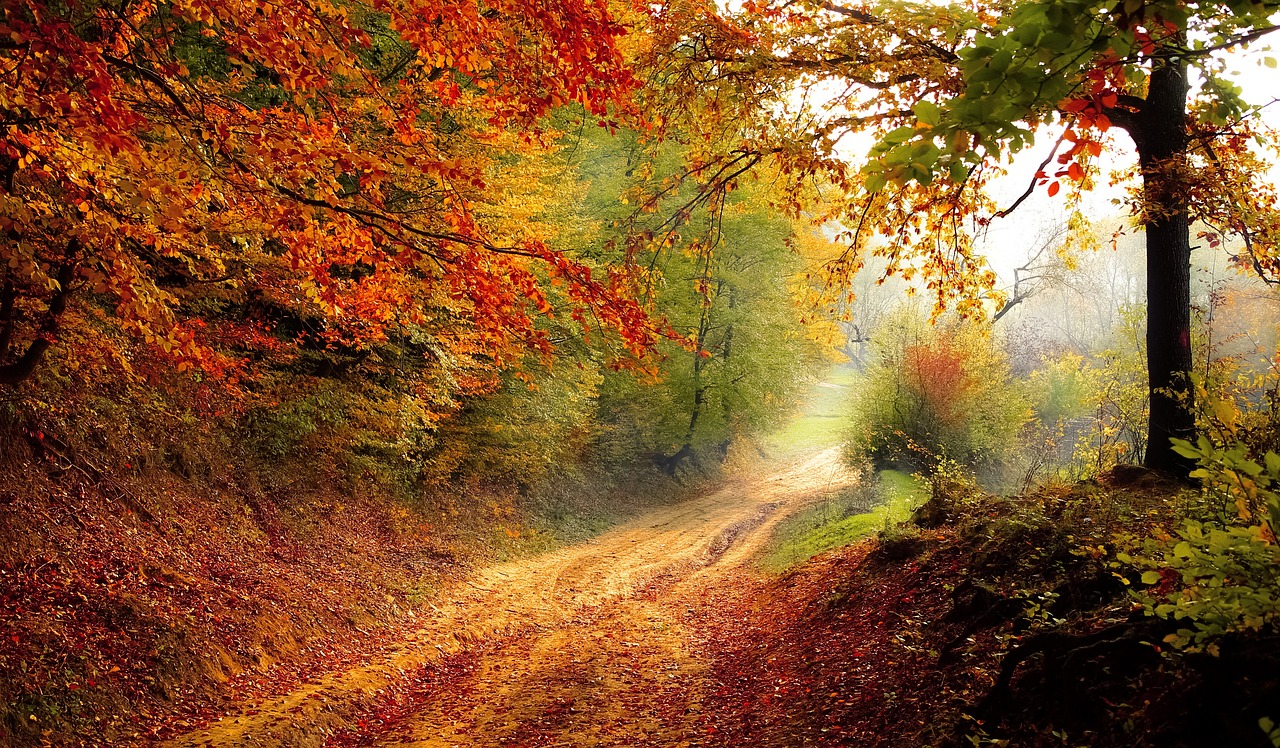
#> input picture PCA Assignment 1/test_image.jpg, 1280 x 748 px, found by its file name
$ jupyter execute --allow-errors 'PCA implementation.ipynb'
#> lines starting #> are read from the running program, lines starting #| are printed output that depends on the picture
## Importing important libraries :

[cell 1]
import numpy as np
from PIL import Image
import matplotlib.pyplot as plt
from sklearn.datasets import fetch_lfw_people

## (1) PCA from scratch :

[cell 2]
class PCA:
    def __init__(self, n_components):
        self.n_components = n_components

    def fit(self, data):
        # Center the data by subtracting the mean
        num_images, num_pixels = data.shape
        self.mean = np.mean(data, axis=0)
        centered_data = data - self.mean

        # Calculate the covariance matrix
        cov_matrix = np.cov(centered_data, rowvar=False)

        # Compute the eigenvalues and eigenvectors
        eigenvalues, eigenvectors = np.linalg.eigh(cov_matrix)

        # Sort eigenvalues and eigenvectors in descending order
        sorted_indices = np.argsort(eigenvalues)[::-1]  # This line calculates the indices that would sort the eigenvalues in ascending order and then reverses the order
        self.eigenvalues = eigenvalues[sorted_indices]
        self.eigenvectors = eigenvectors[:, sorted_indices]

        # Select the top n_components eigenvectors
        self.components = self.eigenvectors[:, :self.n_components]

    def compress(self, data):
        centered_data = data - self.mean
        compressed_data = np.dot(centered_data, self.components)
        return compressed_data

    def decompress(self, compressed_data):
        decompressed_data = np.dot(compressed_data, self.components.T) + self.mean
        return decompressed_data

## Gray Scale image

[cell 3]
# Open the image
test_image_1 = Image.open('/content/sample_data/test_image.jpg')
#> test_image_1 is the input picture: PIL image 1280x748 RGB; mean R, G, B 132.5, 86.5, 45.1

# Define the new size you want for the image
new_size = (700, 700)

# Resize the image
test_image_1 = test_image_1.resize(new_size)
#> test_image_1: PIL image 700x700 RGB

# Convert the resized image to grayscale
grayscale_image = test_image_1.convert('L')
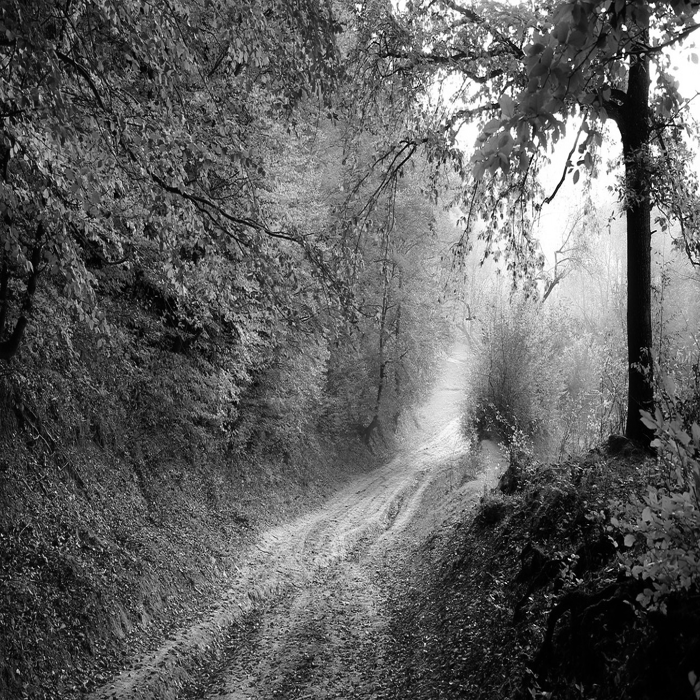
#> grayscale_image: PIL image 700x700 L; min 0, max 255, mean 95.5

# Convert the grayscale image to a NumPy array
grayscale_image = np.array(grayscale_image)
grayscale_image.shape
#> Out = (700, 700)

## image before compress :

[cell 4]
plt.imshow(grayscale_image, cmap='gray')
plt.axis('off')
plt.show()

[cell 5]
# determine the number of components(largest eigenvectors)
n_components = 50
pca_1 = PCA(n_components)
pca_1.fit(grayscale_image)
#> in fit, `self.mean = np.mean(data, axis=0)`: self.mean = 700 values, max 149.8 at index 449, min 23.29 at index 635, mean 95.55
#> in fit, `eigenvalues, eigenvectors = np.linalg.eigh(cov_matrix)`: eigenvalues = 700 values from -1.12e-12 to 924566.3
#> in fit, `sorted_indices = np.argsort(eigenvalues)[::-1]`: sorted_indices = 700 values, max 699 at index 0, min 0 at index 699, mean 349.5
#> in fit, `self.eigenvalues = eigenvalues[sorted_indices]`: self.eigenvalues = 700 values, max 924566.3 at index 0, min -1.12e-12 at index 699, mean 3112.6

#compressing the data
compressed_image_1 = pca_1.compress(grayscale_image)
#printing the shape of compressed data
compressed_image_1.shape
#> Out = (700, 50)

[cell 6]
decompressed_image_1 = pca_1.decompress(compressed_image_1)
decompressed_image_1.shape
#> Out = (700, 700)

[cell 7]
# Visualize the original, compressed, and decompressed images
plt.figure(figsize=(10, 10))

# Original Image
plt.subplot(131)
plt.title("Original Image")
plt.imshow(grayscale_image, cmap='gray')

# Now you can display the real-valued image using plt.imshow
plt.subplot(132)
plt.title("Compressed Image")
plt.imshow(compressed_image_1, cmap='gray')


# Decompressed Image
plt.subplot(133)
plt.title("Decompressed Image")
plt.imshow(decompressed_image_1, cmap='gray')

## Colored Image

[cell 8]
# Open the image
test_image = Image.open('/content/sample_data/test_image.jpg')

# Define the new size you want for the image (e.g., 300x300 pixels)
new_size = (300, 300)

# Resize the image
image = test_image.resize(new_size)

# Convert the resized image to a NumPy array
image = np.array(image)

image.shape
#> Out = (300, 300, 3)

[cell 9]
# Plot the image using Matplotlib
plt.imshow(image)
plt.axis('off')
plt.show()

[cell 10]
# Separate the RGB channels
red_channel = image[:, :, 0]
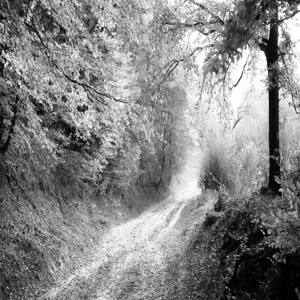
#> red_channel: shape (300, 300); min 0, max 255, mean 132.4
green_channel = image[:, :, 1]
blue_channel = image[:, :, 2]
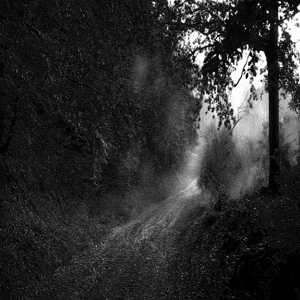
#> blue_channel: shape (300, 300); min 0, max 255, mean 45.1

[cell 11]
# Apply PCA to each channel
n_components = 50

pca_red = PCA(n_components)
pca_green = PCA(n_components)
pca_blue = PCA(n_components)

[cell 12]
pca_red.fit(red_channel)
#> in fit (call 2), `self.mean = np.mean(data, axis=0)`: self.mean = 300 values, max 182.4 at index 192, min 35.67 at index 272, mean 132.4
#> in fit (call 2), `eigenvalues, eigenvectors = np.linalg.eigh(cov_matrix)`:
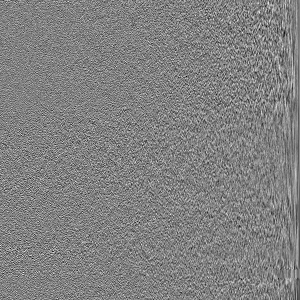
#> eigenvectors: shape (300, 300) float64; min -0.285, max 0.276, mean -4.5e-05; drawn with min black and max white
#> in fit (call 2), `eigenvalues, eigenvectors = np.linalg.eigh(cov_matrix)`: eigenvalues = 300 values from -1.85e-13 to 443997.5
#> in fit (call 2), `sorted_indices = np.argsort(eigenvalues)[::-1]`: sorted_indices = 300 values, max 299 at index 0, min 0 at index 299, mean 149.5
#> in fit (call 2), `self.eigenvalues = eigenvalues[sorted_indices]`: self.eigenvalues = 300 values, max 443997.5 at index 0, min -1.85e-13 at index 299, mean 3231.4
pca_green.fit(green_channel)
#> in fit (call 3), `self.mean = np.mean(data, axis=0)`: self.mean = 300 values, max 143.3 at index 195, min 20.33 at index 272, mean 86.52
#> in fit (call 3), `eigenvalues, eigenvectors = np.linalg.eigh(cov_matrix)`:
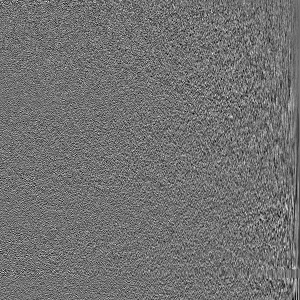
#> eigenvectors: shape (300, 300) float64; min -0.234, max 0.289, mean -0.000149; drawn with min black and max white
#> in fit (call 3), `eigenvalues, eigenvectors = np.linalg.eigh(cov_matrix)`: eigenvalues = 300 values from -1.93e-12 to 422296.2
#> in fit (call 3), `self.eigenvalues = eigenvalues[sorted_indices]`: self.eigenvalues = 300 values, max 422296.2 at index 0, min -1.93e-12 at index 299, mean 2839.1
#> in fit (call 3), `self.components = self.eigenvectors[:, :self.n_components]`:
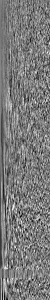
#> self.components: shape (300, 50) float64; min -0.222, max 0.234, mean -0.0017; drawn with min black and max white
pca_blue.fit(blue_channel)
#> in fit (call 4), `self.mean = np.mean(data, axis=0)`: self.mean = 300 values, max 90.11 at index 195, min 8.9 at index 273, mean 45.05
#> in fit (call 4), `eigenvalues, eigenvectors = np.linalg.eigh(cov_matrix)`:
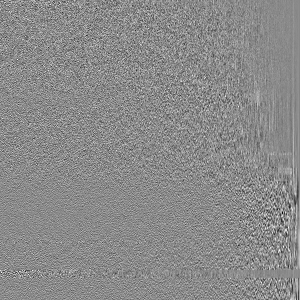
#> eigenvectors: shape (300, 300) float64; min -0.371, max 0.312, mean 8.93e-05; drawn with min black and max white
#> in fit (call 4), `eigenvalues, eigenvectors = np.linalg.eigh(cov_matrix)`: eigenvalues = 300 values from 6.62e-13 to 260361.6
#> in fit (call 4), `self.eigenvalues = eigenvalues[sorted_indices]`: self.eigenvalues = 300 values, max 260361.6 at index 0, min 6.62e-13 at index 299, mean 2005.4

[cell 13]
# Compress each channel
compressed_red = pca_red.compress(red_channel)
compressed_green = pca_green.compress(green_channel)
compressed_blue = pca_blue.compress(blue_channel)

[cell 14]
compressed_image_2 = np.stack((compressed_red, compressed_green, compressed_blue), axis=-1)

[cell 15]
# Decompress each channel
decompressed_red = pca_red.decompress(compressed_red)
decompressed_green = pca_green.decompress(compressed_green)
decompressed_blue = pca_blue.decompress(compressed_blue)
#> in decompress (call 4), `decompressed_data = np.dot(compressed_data, self.components.T) + self...`:
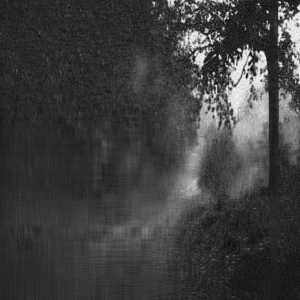
#> decompressed_data: shape (300, 300) float64; min -33.42, max 286.3, mean 45.1; drawn with min black and max white

[cell 16]
# Combine the decompressed channels to reconstruct the RGB image
reconstructed_image = np.stack((decompressed_red, decompressed_green, decompressed_blue), axis=-1)

# # Convert the reconstructed image to uint8 data type
reconstructed_image = reconstructed_image.astype(np.uint8)
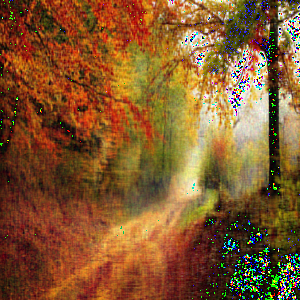
#> reconstructed_image: shape (300, 300, 3); mean R, G, B 132, 88.4, 46.5

reconstructed_image.shape
#> Out = (300, 300, 3)

[cell 17]
# Visualize the original, compressed, and decompressed images
plt.figure(figsize=(10, 10))

# Original Image
plt.subplot(131)
plt.title("Original Image")
plt.imshow(image)

# Now you can display the real-valued image using plt.imshow
plt.subplot(132)
plt.title("Compressed Image")
plt.imshow(compressed_image_2)


# Decompressed Image
plt.subplot(133)
plt.title("Decompressed Image")
plt.imshow(reconstructed_image)
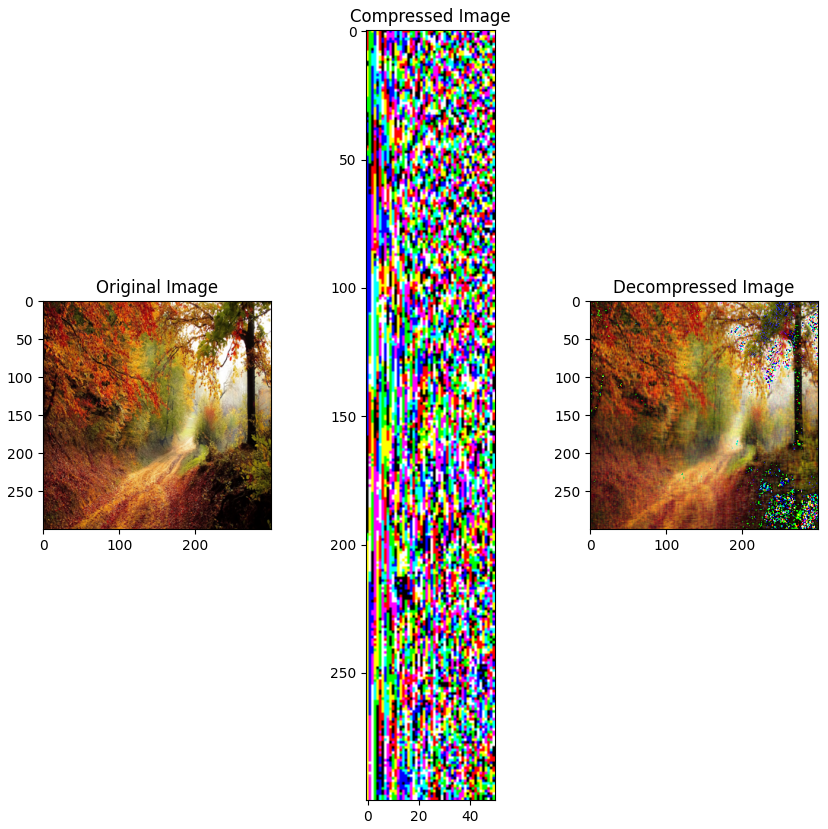
#> figure drawn by matplotlib, 3 panels
